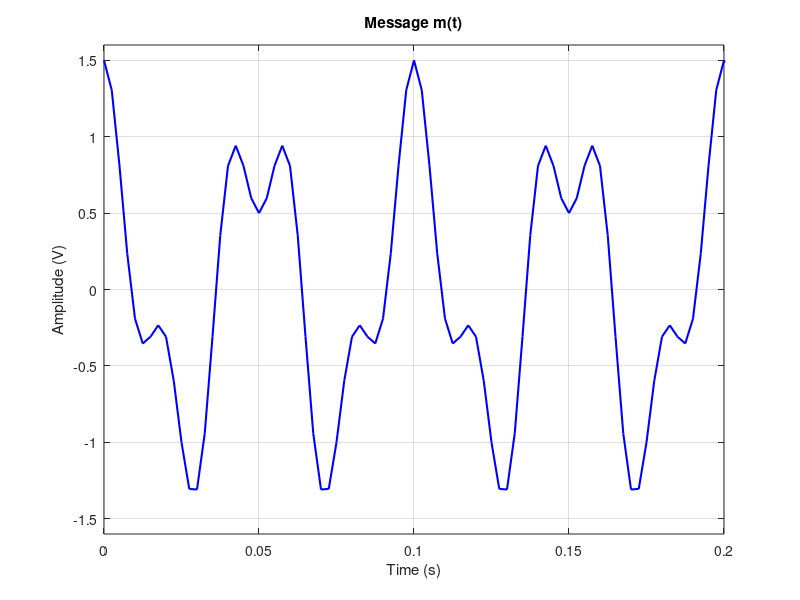
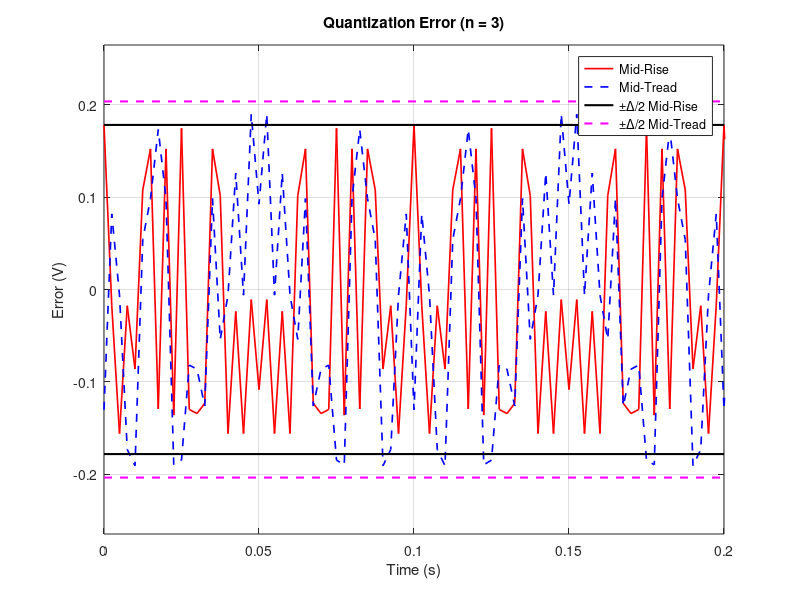
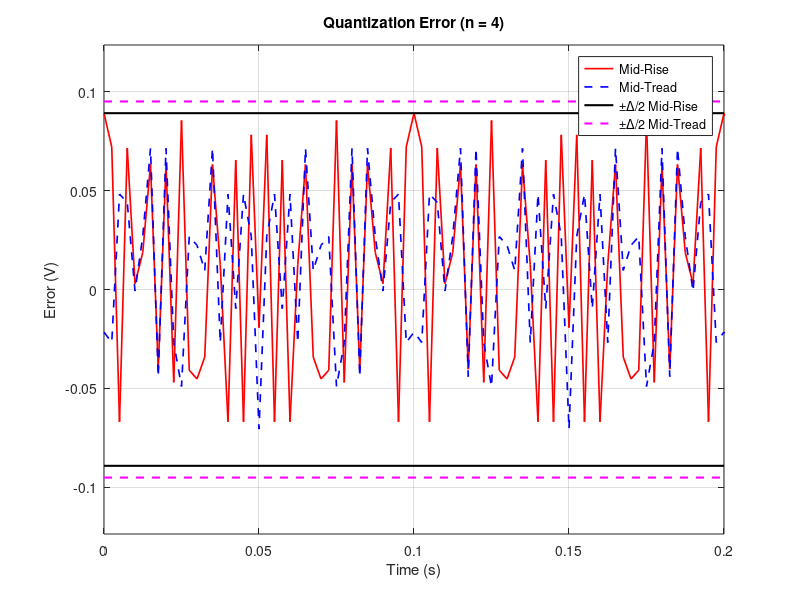
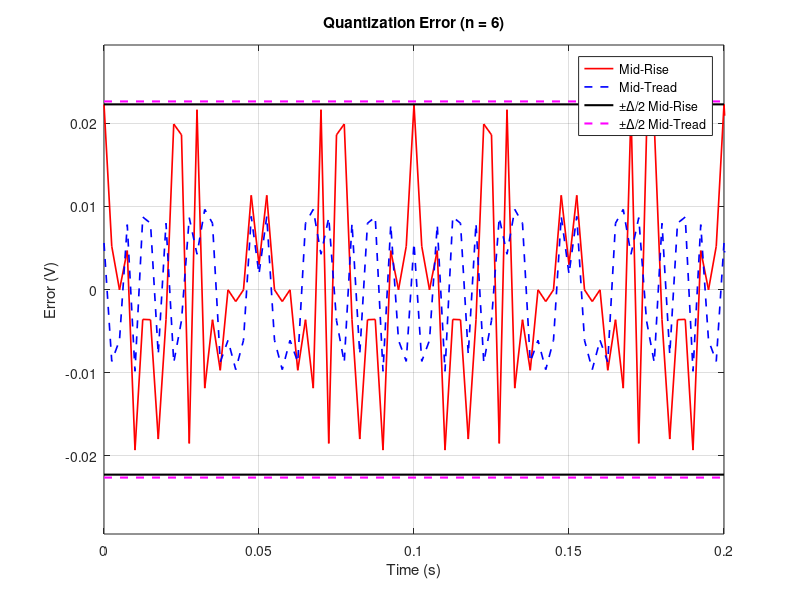

These charts were generated, in order, by the following MATLAB code:
% ECE 351s - Fundamentals of Communication Systems (Fall 2026)
% (II) Digital Communication - Part A: Items 4 & 5 (Quantization and PCM)
clear; close all; clc;

fig_dir = 'digA_item4_5_figures';                 % relative folder for saved figures
if ~exist(fig_dir, 'dir'), mkdir(fig_dir); end

%% Message Signal (fs = 400 Hz = 4 x Nyquist) & True Asymmetric Range
fs = 400;                                         % Sampling frequency (Hz)
Ts = 1 / fs;
t  = 0 : Ts : 1 - Ts;                             % 1 second = 400 samples (10 periods)
m  = cos(2*pi*20*t) + 0.5*cos(2*pi*50*t);

figure('Name', 'Message Signal Plot');
plot(t, m, 'b', 'LineWidth', 1.5);
ttl = 'Message m(t)';
title(ttl);
xlabel('Time (s)');
ylabel('Amplitude (V)');
grid on;
axis([0 0.2 -1.6 1.6]);
fname = regexprep(regexprep(ttl, '[^A-Za-z0-9]+', '_'), '^_|_$', '');
print(fullfile(fig_dir, [fname '.png']), '-dpng', '-r200');

% Finely sampled copy of one period (0.1 s) to obtain true Vmax and Vmin
td   = 0 : 1/8000 : 0.1 - 1/8000;
md   = cos(2*pi*20*td) + 0.5*cos(2*pi*50*td);
Vmax = max(md);                                   % +1.5000 V
Vmin = min(md);                                   % -1.3529 V (asymmetric)
R    = Vmax - Vmin;                               %  2.8529 V
Psig = mean(m.^2);                                %  0.6250 W

%% Item 4(a) & 4(b): Mid-Tread and Mid-Rise Quantizers & Error Bound Check
n_values   = [3, 4, 6, 8];
SQNR_rise  = zeros(1, length(n_values));
SQNR_tread = zeros(1, length(n_values));

for i = 1:length(n_values)
    n = n_values(i);
    L = 2^n;

    % Mid-Tread Quantization (zero is a reconstruction level)
    Delta_tread = R / (L - 1);
    kmin  = round(Vmin / Delta_tread);
    tread = round(m / Delta_tread);
    tread(tread > kmin + L - 1) = kmin + L - 1;
    tread(tread < kmin)         = kmin;
    mq_tread  = tread * Delta_tread;
    err_tread = m - mq_tread;

    % Mid-Rise Quantization (zero is a decision threshold)
    Delta_rise = R / L;
    rise = floor((m - Vmin) / Delta_rise);
    rise(rise > L - 1) = L - 1;
    rise(rise < 0)     = 0;
    mq_rise  = Vmin + (rise + 0.5) * Delta_rise;
    err_rise = m - mq_rise;

    % Item 4(b): Verify |error| <= Delta/2
    max_err_rise  = max(abs(err_rise));
    max_err_tread = max(abs(err_tread));

    fprintf('n=%d (Rise) : Max Error = %.5f V. Bound (Delta/2 = %.5f) Valid: %d\n', ...
        n, max_err_rise, Delta_rise/2, max_err_rise <= Delta_rise/2*(1+1e-9));
    fprintf('n=%d (Tread): Max Error = %.5f V. Bound (Delta/2 = %.5f) Valid: %d\n', ...
        n, max_err_tread, Delta_tread/2, max_err_tread <= Delta_tread/2*(1+1e-9));

    % One standalone error figure per n (both types + respective +-Delta/2 bounds)
    figure('Name', ['Quantization Error (n=', num2str(n), ')']);
    h1 = plot(t, err_rise,  'r',   'LineWidth', 1.2); hold on;
    h2 = plot(t, err_tread, 'b--', 'LineWidth', 1.2);
    h3 = plot([0 0.2], [ Delta_rise/2  Delta_rise/2], 'k-',  'LineWidth', 1.5);
         plot([0 0.2], [-Delta_rise/2 -Delta_rise/2], 'k-',  'LineWidth', 1.5);
    h4 = plot([0 0.2], [ Delta_tread/2  Delta_tread/2], 'm--', 'LineWidth', 1.5);
         plot([0 0.2], [-Delta_tread/2 -Delta_tread/2], 'm--', 'LineWidth', 1.5);
    ttl = ['Quantization Error (n = ', num2str(n), ')'];
    title(ttl);
    xlabel('Time (s)'); ylabel('Error (V)');
    legend([h1 h2 h3 h4], 'Mid-Rise', 'Mid-Tread', '\pm\Delta/2 Mid-Rise', '\pm\Delta/2 Mid-Tread', ...
           'Location', 'northeast');
    dmax = max(Delta_rise, Delta_tread) / 2;
    grid on; axis([0 0.2 -1.3*dmax 1.3*dmax]);

    fname = regexprep(regexprep(ttl, '[^A-Za-z0-9]+', '_'), '^_|_$', '');
    print(fullfile(fig_dir, [fname '.png']), '-dpng', '-r200');

    SQNR_rise(i)  = 10 * log10(Psig / mean(err_rise.^2));
    SQNR_tread(i) = 10 * log10(Psig / mean(err_tread.^2));
end

%% Item 4(c): SQNR vs n (Simulation vs Theoretical Expression)
n_plot   = 3 : 0.1 : 8;
const_dB = 10 * log10(12 * Psig / R^2);                       % = -0.36 dB
theo_SQNR_rise  = 20*log10(2) .* n_plot + const_dB;           % 6.02*n - 0.36
theo_SQNR_tread = 10 * log10(Psig ./ ((R ./ (2.^n_plot - 1)).^2 / 12));

theo_vals_rise  = 20*log10(2) .* n_values + const_dB;
theo_vals_tread = 10 * log10(Psig ./ ((R ./ (2.^n_values - 1)).^2 / 12));
fprintf('\n SQNR (dB) Simulation vs Theory \n');
for i = 1:length(n_values)
    fprintf('n=%d | Rise: Sim = %.2f dB, Theo = %.2f dB | Tread: Sim = %.2f dB, Theo = %.2f dB\n', ...
        n_values(i), SQNR_rise(i), theo_vals_rise(i), SQNR_tread(i), theo_vals_tread(i));
end

figure('Name', 'Item 4c: SQNR Comparison');
plot(n_values, SQNR_rise,  'ro', 'LineWidth', 1.8, 'MarkerSize', 8); hold on;
plot(n_values, SQNR_tread, 'bs', 'LineWidth', 1.8, 'MarkerSize', 8);
plot(n_plot, theo_SQNR_rise,  'r-',  'LineWidth', 1.5);
plot(n_plot, theo_SQNR_tread, 'b--', 'LineWidth', 1.5);
ttl = 'SQNR vs Number of Bits n';
title(ttl);
xlabel('Number of Bits (n)'); ylabel('SQNR (dB)');
legend('Sim Mid-Rise', 'Sim Mid-Tread', ...
       sprintf('Theory Mid-Rise (6.02n %+.2f)', const_dB), ...
       'Theory Mid-Tread', 'Location', 'northwest');
grid on;
fname = regexprep(regexprep(ttl, '[^A-Za-z0-9]+', '_'), '^_|_$', '');
print(fullfile(fig_dir, [fname '.png']), '-dpng', '-r200');

%% Item 4(d): Minimum Bits Required for SQNR >= 40 dB
fprintf('\n Minimum Bits for 40 dB \n');
n_target = ceil((40 - const_dB) / (20 * log10(2)));           % ceil(6.70) = 7 bits
fprintf('Theoretical minimum: n = %d bits (exact = %.2f)\n', ...
        n_target, (40 - const_dB) / (20 * log10(2)));

for n_test = [n_target, n_target + 1]
    L_t = 2^n_test;

    % Mid-Rise
    Dr = R / L_t;
    r_idx = floor((m - Vmin) / Dr);
    r_idx(r_idx > L_t - 1) = L_t - 1;
    r_idx(r_idx < 0)       = 0;
    mq_r = Vmin + (r_idx + 0.5) * Dr;
    sqnr_r = 10 * log10(Psig / mean((m - mq_r).^2));

    % Mid-Tread
    Dt = R / (L_t - 1);
    km = round(Vmin / Dt);
    t_idx = round(m / Dt);
    t_idx(t_idx > km + L_t - 1) = km + L_t - 1;
    t_idx(t_idx < km)           = km;
    mq_t = t_idx * Dt;
    sqnr_t = 10 * log10(Psig / mean((m - mq_t).^2));

    fprintf('n = %d -> Sim SQNR (Rise) = %.2f dB | Sim SQNR (Tread) = %.2f dB\n', ...
            n_test, sqnr_r, sqnr_t);
end

%% Item 5: PCM Encoder, Decoder, Verification & Bandwidth Analysis
Ns    = length(m);
n_pcm = n_target;                                             % 7 bits from Item 4(d)
L_pcm = 2^n_pcm;                                              % 128 levels

% Quantize m at n_pcm = 7 bits (Mid-Tread: SQNR = 41.77 dB >= 40 dB)
Delta_pcm = R / (L_pcm - 1);
kmin_pcm  = round(Vmin / Delta_pcm);
tread_pcm = round(m / Delta_pcm);
tread_pcm(tread_pcm > kmin_pcm + L_pcm - 1) = kmin_pcm + L_pcm - 1;
tread_pcm(tread_pcm < kmin_pcm)             = kmin_pcm;

mq_pcm  = tread_pcm * Delta_pcm;
idx_pcm = tread_pcm - kmin_pcm;                               % {0, 1, ..., 127}

% Natural Binary PCM Encoder (MSB first)
codewords = zeros(Ns, n_pcm);
for b = 1:n_pcm
    weight = 2^(n_pcm - b);
    codewords(:, b) = mod(floor(idx_pcm / weight), 2);
end
pcm_bits = reshape(codewords.', 1, []);                       % 1 x 2800 serial stream

Rb = n_pcm * fs;                                              % 2800 bits/s
Tb = 1 / Rb;                                                  % 0.3571 ms
fprintf('\n PCM Encoder (n = %d bits) \n', n_pcm);
fprintf('Total encoded bits = %d bits | Bit rate Rb = %d bits/s\n', length(pcm_bits), Rb);
for k = 1:3
    fprintf('Sample %d: mq = %7.4f V | idx = %3d | bits = [%s]\n', ...
            k, mq_pcm(k), idx_pcm(k), num2str(codewords(k, :), '%d '));
end

% Plot first 3 encoded samples (21 bits)
N_show_samples = 3;
N_show_bits    = N_show_samples * n_pcm;
bits_show      = pcm_bits(1 : N_show_bits);
t_bits_ms      = (0 : N_show_bits) * Tb * 1e3;

figure('Name', 'PCM Encoded Bit Stream');
h1 = stairs(t_bits_ms, [bits_show, bits_show(end)], 'b', 'LineWidth', 1.8); hold on;
for k = 1:N_show_samples
    xb = k * n_pcm * Tb * 1e3;
    h2 = plot([xb xb], [-0.2 1.2], 'r--', 'LineWidth', 1.2);
end
ttl = 'PCM Encoded Bit Stream';
title(ttl);
xlabel('Time (ms)'); ylabel('Binary Level (0 or 1)');
legend([h1 h2], 'Encoded PCM Bits', '7-Bit Sample Boundary', 'Location', 'southeast');
grid on; axis([0 t_bits_ms(end) -0.25 1.25]);
fname = regexprep(regexprep(ttl, '[^A-Za-z0-9]+', '_'), '^_|_$', '');
print(fullfile(fig_dir, [fname '.png']), '-dpng', '-r200');

% PCM Decoder (Serial-to-Parallel + Binary-to-Decimal + Level Reconstruction)
codewords_rx = reshape(pcm_bits, n_pcm, []).';                % 400 x 7 matrix
idx_decoded  = zeros(1, Ns);
for b = 1:n_pcm
    weight = 2^(n_pcm - b);
    idx_decoded = idx_decoded + codewords_rx(:, b).' * weight;
end
mq_decoded = (idx_decoded + kmin_pcm) * Delta_pcm;

num_idx_errors = sum(idx_decoded ~= idx_pcm);
max_amp_diff   = max(abs(mq_decoded - mq_pcm));

fprintf('\n PCM Decoder Verification \n');
fprintf('Mismatched sample indices = %d (out of %d)\n', num_idx_errors, Ns);
fprintf('Max |mq_decoded - mq_pcm| = %.2e V\n', max_amp_diff);
fprintf('Identical to quantizer output? %d (1 = Yes, 0 = No)\n', max_amp_diff < 1e-12);

% Plot Quantizer Output vs Decoded Samples on the same axes
figure('Name', 'PCM Decoder Verification');
plot(td, md, 'Color', [0.7 0.7 0.7], 'LineWidth', 1.2); hold on;
stem(t(1:40), mq_pcm(1:40), 'b', 'filled', 'LineWidth', 1.2, 'MarkerSize', 5);
plot(t(1:40), mq_decoded(1:40), 'ro', 'MarkerSize', 9, 'LineWidth', 1.5);
ttl = 'Decoded Samples vs Quantizer Output';
title(ttl);
xlabel('Time (s)'); ylabel('Amplitude (V)');
legend('Original m(t)', 'Quantizer Output m_q', 'Decoded Samples', 'Location', 'southeast');
grid on; axis([0 0.1 -1.6 1.6]);
fname = regexprep(regexprep(ttl, '[^A-Za-z0-9]+', '_'), '^_|_$', '');
print(fullfile(fig_dir, [fname '.png']), '-dpng', '-r200');

% Bit Rate and Minimum Transmission Bandwidth
W          = 50;                                              % Message bandwidth (Hz)
BW_pcm_min = Rb / 2;                                          % Minimum Nyquist PCM BW (Hz)
BW_ratio   = BW_pcm_min / W;                                  % Expansion factor (28x W)

fs_nyq     = 2 * W;                                           % Exact Nyquist rate (100 Hz)
Rb_nyq     = n_pcm * fs_nyq;
BW_nyq_min = Rb_nyq / 2;                                      % = n_pcm * W (350 Hz)

fprintf('\n Bit Rate & Bandwidth Summary \n');
fprintf('Original message bandwidth W             = %d Hz\n', W);
fprintf('At fs = %d Hz (4x Nyquist): Rb = %d bits/s | Min PCM BW = %d Hz (%.0fx W)\n', ...
        fs, Rb, BW_pcm_min, BW_ratio);
fprintf('At fs = %d Hz (1x Nyquist): Rb = %d bits/s  | Min PCM BW = %d Hz (%dx W)\n', ...
        fs_nyq, Rb_nyq, BW_nyq_min, n_pcm);
